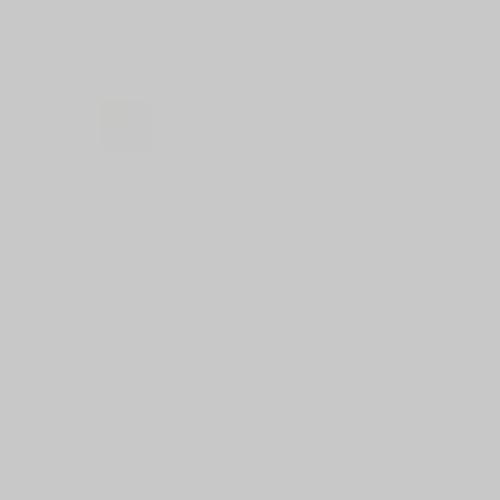
Frame 1 (no input)
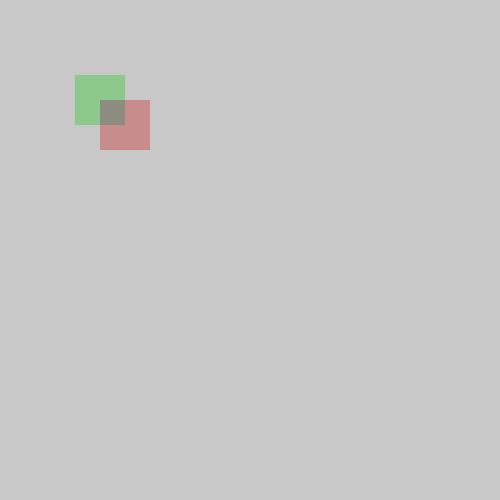
Frame 60 (no input)
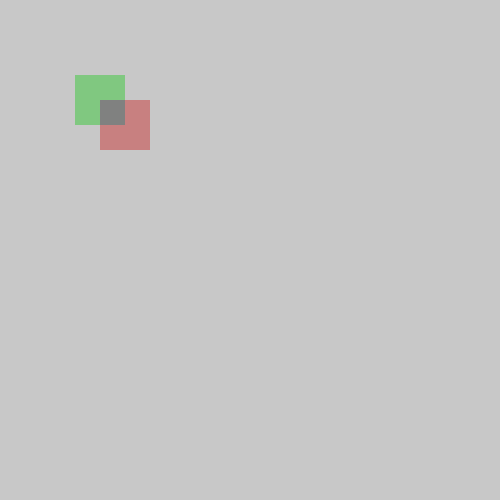
Frame 120 (the mouse pressed at the canvas centre since frame 60)

The p5.js sketch that drew these frames (run headless with seeded random() and noise() and a simulated clock; from frame 60 on, the mouse is pressed at the canvas centre):

// p5.js sketch
// ── sketch.js
function setup() {
  createCanvas(500, 500);
  noStroke();
  background(200)
 
}

function draw() {
 

rectMode(CORNER);
fill(200,100,100,1); 
rect(100,100,50,50)  

rectMode(CENTER);
fill(100,200,10,1);
rect(100,100,50,50)  
  

 }
  

    
